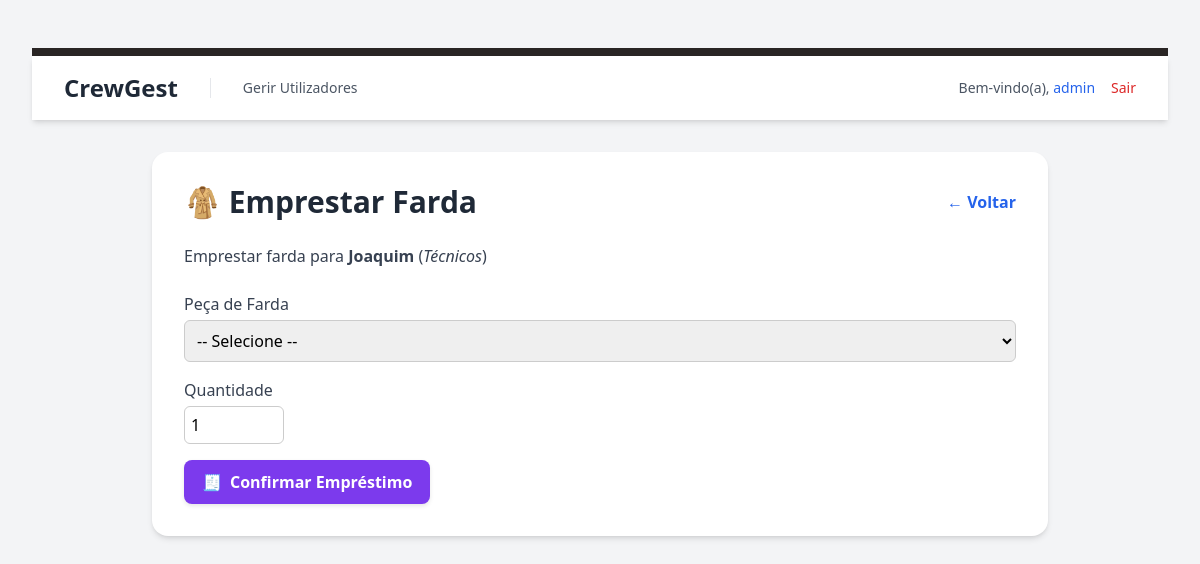
/public/emprestar_farda.php?colaborador_id=1 (signed in), run on an earlier commit of the app's database.
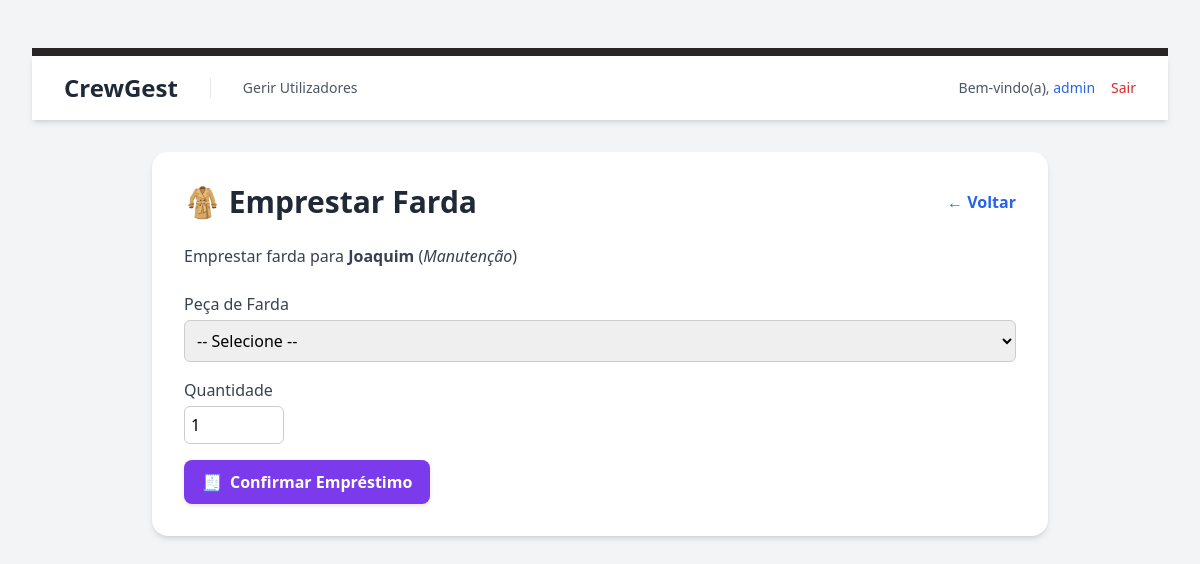
And on a later commit of the database.
### tables this page shows
CREATE TABLE `colaboradores` (
  `id` int(11) NOT NULL,
  `nome` varchar(100) NOT NULL,
  `telefone` varchar(20) DEFAULT NULL,
  `email` varchar(100) DEFAULT NULL,
  `cartao` varchar(50) NOT NULL,
  `departamento_id` int(11) DEFAULT NULL,
  `ativo` tinyint(1) DEFAULT 1,
  `criado_em` timestamp NOT NULL DEFAULT current_timestamp()
);

CREATE TABLE `departamentos` (
  `id` int(11) NOT NULL,
  `nome` varchar(100) NOT NULL,
  `criado_em` timestamp NOT NULL DEFAULT current_timestamp()
);

### public/emprestar_farda.php (the view, shortened to what this page needs)
<?php
require_once '../config/db.php';
$colaborador_id = isset($_GET['colaborador_id']) ? (int)$_GET['colaborador_id'] : 0;
$stmt = $pdo->prepare("
    SELECT c.id, c.nome, c.departamento_id, d.nome AS departamento_nome
    FROM colaboradores c
    LEFT JOIN departamentos d ON c.departamento_id = d.id
    WHERE c.id = :id
");
$stmt->execute(['id' => $colaborador_id]);
$colaborador = $stmt->fetch(PDO::FETCH_ASSOC);
$stmtFardas = $pdo->prepare("
    SELECT f.id, f.nome, c.nome AS cor, t.nome AS tamanho, f.quantidade
    FROM fardas f
    JOIN cores c ON f.cor_id = c.id
    JOIN tamanhos t ON f.tamanho_id = t.id
    JOIN farda_departamentos fd ON f.id = fd.farda_id
    WHERE fd.departamento_id = :dep_id
    AND f.quantidade > 0
    ORDER BY f.nome ASC
");
$stmtFardas->execute(['dep_id' => $colaborador['departamento_id']]);
$fardas = $stmtFardas->fetchAll(PDO::FETCH_ASSOC);
?>
<!DOCTYPE html>
<html lang="pt-PT">
<head>
    <link href="<?= BASE_URL ?>/public/css/style.css" rel="stylesheet">
</head>
<body class="bg-gray-100 p-8">
    <?php include '../src/templates/header.php'; ?>
    <main class="max-w-4xl mx-auto bg-white p-8 rounded-2xl shadow-md mt-8">
        <div class="flex justify-between items-center mb-6">
            <h1 class="text-3xl font-bold text-gray-800">🧥 Emprestar Farda</h1>
            <a href="detalhes_colaborador.php?id=<?= $colaborador['id'] ?>"
                style="color:#2563eb; text-decoration:none; font-weight:600;">← Voltar</a>
        </div>
        <p class="mb-6 text-gray-700">
            Emprestar farda para <strong><?= htmlspecialchars($colaborador['nome']) ?></strong>
            (<em><?= htmlspecialchars($colaborador['departamento_nome']) ?></em>)
        </p>
        <?php if (empty($fardas)): ?>
            <p class="text-gray-600 italic">Nenhuma farda disponível para este departamento.</p>
        <?php else: ?>
            <form method="POST" class="space-y-4">
                <div>
                    <label class="block font-medium text-gray-700 mb-1">Peça de Farda</label>
                    <select name="farda_id" required
                        style="width:100%; padding:8px; border-radius:6px; border:1px solid #ccc;">
                        <option value="">-- Selecione --</option>
                    </select>
                </div>
                <div>
                    <label class="block font-medium text-gray-700 mb-1">Quantidade</label>
                    <input type="number" name="quantidade" min="1" value="1" required
                        style="width:100px; padding:6px; border-radius:6px; border:1px solid #ccc;">
                </div>
                <button type="submit"
                    style="background-color:#7c3aed; color:#fff; font-weight:600; display:inline-flex; align-items:center; gap:8px; padding:10px 18px; border-radius:8px; text-decoration:none; box-shadow:0 2px 4px rgba(0,0,0,0.1);"
                    onmouseover="this.style.backgroundColor='#6d28d9';"
                    onmouseout="this.style.backgroundColor='#7c3aed';">
                    🧾 <span>Confirmar Empréstimo</span>
                </button>
            </form>
        <?php endif; ?>
    </main>
</body>
</html>

What changed in the data, as far as the page shows it:
changed colaboradores "Joaquim": departamento.nome "Técnicos" → "Manutenção"
